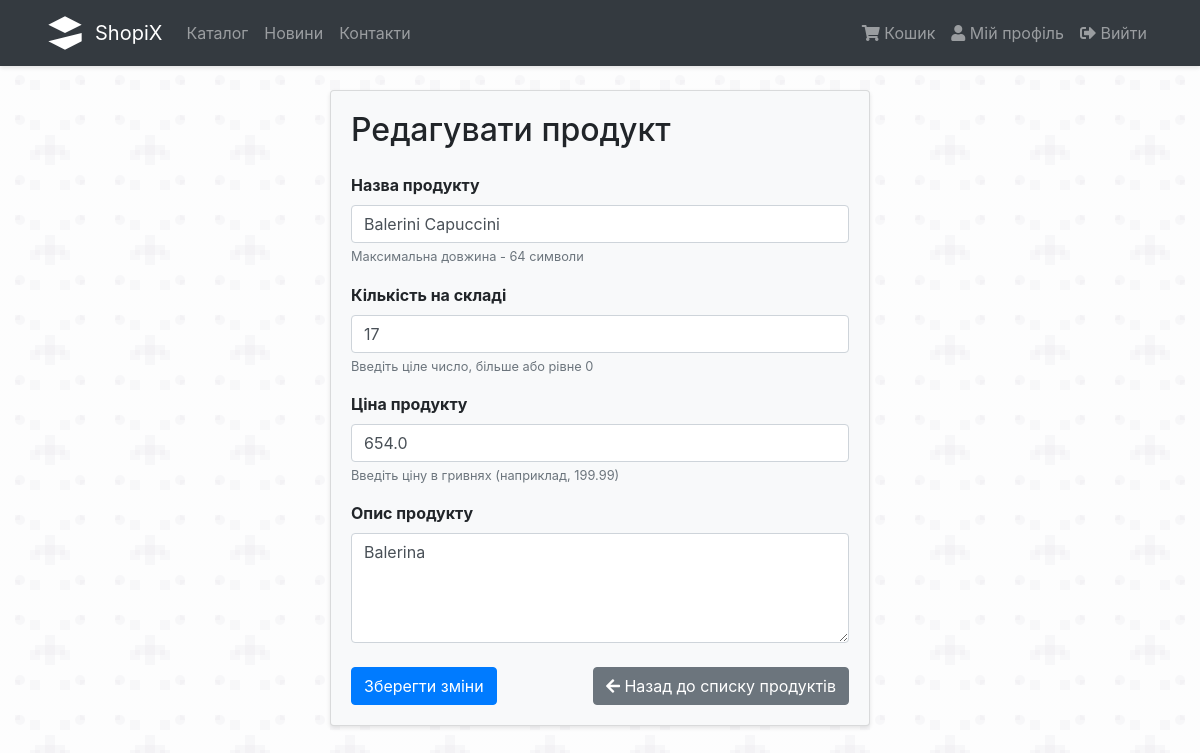
Screenshot of /products/4/edit (signed in) with the database file from the repository.
### proj/products/models.py (models this page shows, shortened)
class Product(db.Model):
    id = db.Column(db.Integer, primary_key=True)
    name = db.Column(db.String(64), unique=False, nullable=False)
    in_stock = db.Column(db.Integer, default=0)
    description = db.Column(db.Text)
    price = db.Column(db.Float, nullable=True, default=0.01) #TODO: set nullable=False after a wipe-out
    orders = db.relationship('OrderToProduct', backref='product', lazy=True)

### proj/products/routes.py (the view, shortened to what this page needs)
@products.route('/<int:id>/edit', methods=['GET', 'POST'])
@roles_required('admin')
def edit(id):
    product = Product.query.get_or_404(id)
    form = ProductForm(obj=product)
    return render_template('products/product_form.html', form=form)

### proj/products/forms.py
class ProductForm(FlaskForm):
    name = StringField('Назва продукту', validators=[DataRequired(message='Назва не може бути пустою!'), Length(max=64)])
    in_stock = IntegerField('Кількість на складі',validators=[NumberRange(min=0, message='Кількість не може бути менше нуля!')])
    description = TextAreaField('Опис продукту', validators=[DataRequired()])
    price = FloatField('Ціна продукту', validators=[NumberRange(min=0.0, message='Ціна не може бути менше нуля!')])
    submit = SubmitField('Створити продукт')
    class Meta:
        csrf = False

### proj/__init__.py (called while the page is built)
@login_manager.user_loader
def load_user(user_id):
    from proj.auth.models import User
    return User.query.get(int(user_id))

### proj/auth/permissions.py (called while the page is built)
def roles_required(*role_names):
    def decorator(f):
        @wraps(f)
        def decorated_function(*args, **kwargs):
            if current_user.is_anonymous or current_user.role.name not in role_names:
                abort(403)
            return f(*args, **kwargs)
        return decorated_function
    return decorator

### proj/templates/products/product_form.html (shortened to what this page needs)
{% extends "layout.html" %}
{% block content %}
    <div class="row justify-content-center">
        <div class="col-md-6">
            <div class="card bg-light">
                <div class="card-body">
                    <h2 class="card-title mb-4">
                        {% if form.name.data %}
                            Редагувати продукт
                        {% else %}
                            Додати новий продукт
                        {% endif %}
                    </h2>
                    <form method="post">
                        <div class="form-group">
                            {{ form.name.label(class="font-weight-bold") }}
                            {{ form.name(
                                class="form-control" + (" is-invalid" if form.name.errors else ""),
                                type="text",
                                placeholder="Введіть назву продукту",
                                maxlength="64",
                                required=True
                            ) }}
                            <small class="form-text text-muted">Максимальна довжина - 64 символи</small>
                        </div>
                        <div class="form-group">
                            {{ form.in_stock.label(class="font-weight-bold") }}
                            {{ form.in_stock(
                                class="form-control" + (" is-invalid" if form.in_stock.errors else ""),
                                type="number",
                                min="0",
                                step="1",
                                placeholder="Введіть кількість",
                                required=True
                            ) }}
                            <small class="form-text text-muted">Введіть ціле число, більше або рівне 0</small>
                        </div>
                        <div class="form-group">
                            {{ form.price.label(class="font-weight-bold") }}
                            {{ form.price(
                                class="form-control" + (" is-invalid" if form.price.errors else ""),
                                type="number",
                                min="0.01",
                                step="0.01",
                                placeholder="Введіть ціну в грн",
                                required=True
                            ) }}
                            <small class="form-text text-muted">Введіть ціну в гривнях (наприклад, 199.99)</small>
                        </div>
                        <div class="form-group">
                            {{ form.description.label(class="font-weight-bold") }}
                            {{ form.description(
                                class="form-control" + (" is-invalid" if form.description.errors else ""),
                                rows="4",
                                placeholder="Введіть опис продукту"
                            ) }}
                        </div>
                        <div class="d-flex justify-content-between align-items-center mt-4">
                            <button type="submit" class="btn btn-primary">
                                {% if form.name.data %}
                                    Зберегти зміни
                                {% else %}
                                    Додати продукт
                                {% endif %}
                            </button>
                            <a href="{{ url_for('products.index') }}" class="btn btn-secondary">
                                <i class="fas fa-arrow-left"></i> Назад до списку продуктів
                            </a>
                        </div>
                    </form>
                </div>
            </div>
        </div>
    </div>
{% endblock %}

### proj/templates/layout.html (style rules this page uses)
body { background-color: #f8f9fa; min-height: 100vh; }
.card { background-color: rgba(255, 255, 255, 0.9); box-shadow: 0 2px 4px rgba(0, 0, 0, 0.1); }

### rows the page displays
Product: name "Balerini Capuccini", in_stock "17", price "654.0", description "Balerina"
